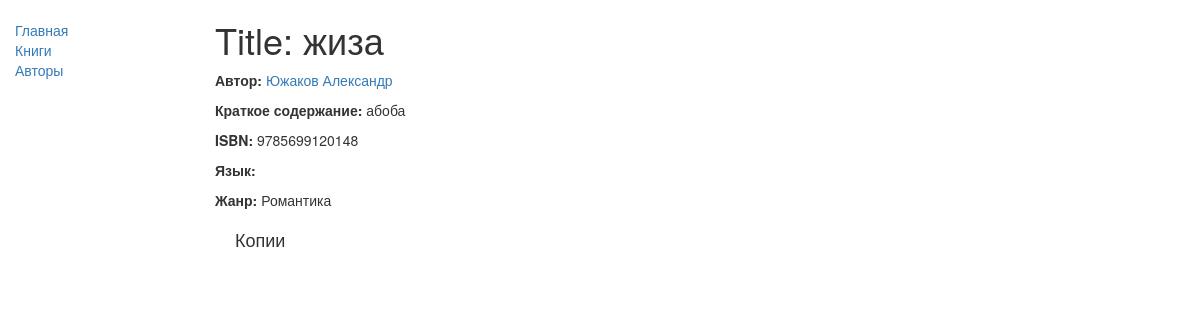
Page /catalog/book/3 on the earlier database version.
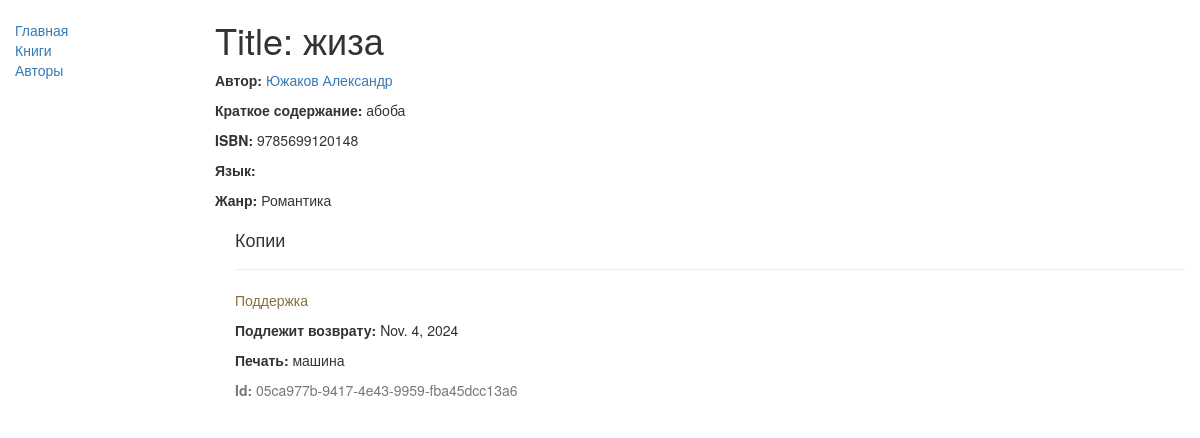
Same page on the later database version.
### catalog/models.py (models this page shows, shortened)
class Book(models.Model):
    DoesNotExist = None
    objects = None
    title = models.CharField(max_length=200)
    author = models.ForeignKey('Author', on_delete=models.SET_NULL, null=True)
    summary = models.TextField(max_length=1000, help_text="Введите краткое описание книги")
    isbn = models.CharField('ISBN',max_length=13, help_text='13 Символов <a href="https://www.isbn-international.org/content/what-isbn">ISBN номер</a>')
    genre = models.ManyToManyField('Genre', help_text="Выберите жанр для этой книги")
    def display_genre(self):
        """
        Creates a string for the Genre. This is required to display genre in Admin.
        """
        return ', '.join([ genre.name for genre in self.genre.all()[:3] ])
    display_genre.short_description = 'Genre'

class Author(models.Model):
    first_name = models.CharField(max_length=100)
    last_name = models.CharField(max_length=100)
    date_of_birth = models.DateField(null=True, blank=True)
    date_of_death = models.DateField('Died', null=True, blank=True)
    def __str__(self):
        return f'{self.last_name} {self.first_name}'

class Genre(models.Model):
    name = models.CharField(max_length=200, help_text="Укажите жанр книги (например, научная фантастика, французская поэзия и т.д.).")
    def __str__(self):
        return self.name

class BookInstance(models.Model):
    id = models.UUIDField(primary_key=True, default=uuid.uuid4, help_text="Уникальный идентификатор для этой конкретной книги во всей библиотеке")
    book = models.ForeignKey('Book', on_delete=models.SET_NULL, null=True)
    imprint = models.CharField(max_length=200)
    due_back = models.DateField(null=True, blank=True)
    LOAN_STATUS = (
        ('п', 'Поддержка'),
        ('в', 'В долг'),
        ('д', 'Доступный'),
        ('з', 'Зарезервированный'),
    )
    status = models.CharField(max_length=1, choices=LOAN_STATUS, blank=True, default='п', help_text='Доступность книги')
    class Meta:
        ordering = ["due_back"]

### catalog/views.py (the view, shortened to what this page needs)
# urls.py: url(r'^book/(?P<pk>\d+)$', views.BookDetailView.as_view(), name='book-detail'),
class BookDetailView(generic.DetailView):
    model = Book

### catalog/templates/catalog/book_detail.html
{% extends "base_generic.html" %}
{% block content %}
  <h1>Title: {{ book.title }}</h1>
  <p><strong>Автор:</strong> <a href="{% url 'author-detail' book.author.pk %}">{{ book.author }}</a></p>
  <p><strong>Краткое содержание:</strong> {{ book.summary }}</p>
  <p><strong>ISBN:</strong> {{ book.isbn }}</p>
  <p><strong>Язык:</strong> {{ book.language }}</p>
  <p><strong>Жанр:</strong> {% for genre in book.genre.all %} {{ genre }}{% if not forloop.last %}, {% endif %}{% endfor %}</p>
  <div style="margin-left:20px;margin-top:20px">
    <h4>Копии</h4>
    {% for copy in book.bookinstance_set.all %}
    <hr>
    <p class="{% if copy.status == 'a' %}text-success{% elif copy.status == 'd' %}text-danger{% else %}text-warning{% endif %}">{{ copy.get_status_display }}</p>
    {% if copy.status != 'a' %}<p><strong>Подлежит возврату:</strong> {{copy.due_back}}</p>{% endif %}
    <p><strong>Печать:</strong> {{copy.imprint}}</p>
    <p class="text-muted"><strong>Id:</strong> {{copy.id}}</p>
    {% endfor %}
  </div>
{% endblock %}

### catalog/templates/base_generic.html (shortened to what this page needs)
<!doctype html>
<html lang="en">
  <head>
    <link
      rel="stylesheet"
      href="https://maxcdn.bootstrapcdn.com/bootstrap/3.3.7/css/bootstrap.min.css" />
    {% load static %}
    <link rel="stylesheet" href="{% static 'css/styles.css' %}" />
  </head>
  <body>
    <div class="container-fluid">
      <div class="row">
        <div class="col-sm-2">
          {% block sidebar %}
            <ul class="sidebar-nav">
              <li><a href="{% url 'index' %}">Главная</a></li>
              <li><a href="{% url 'books' %}">Книги</a></li>
              <li><a href="{% url 'authors' %}">Авторы</a></li>
            </ul>
          {% endblock %}
        </div>
        <div class="col-sm-10 ">{% block content %}{% endblock %}</div>
      </div>
    </div>
  </body>
</html>

### catalog/static/css/styles.css (style rules this page uses)
.sidebar-nav { margin-top: 20px; padding: 0; list-style: none; }

Differences in the rows shown:
added BookInstance: status "Поддержка", due_back "Nov. 4, 2024", imprint "машина", id "05ca977b-9417-4e43-9959-fba45dcc13a6"
